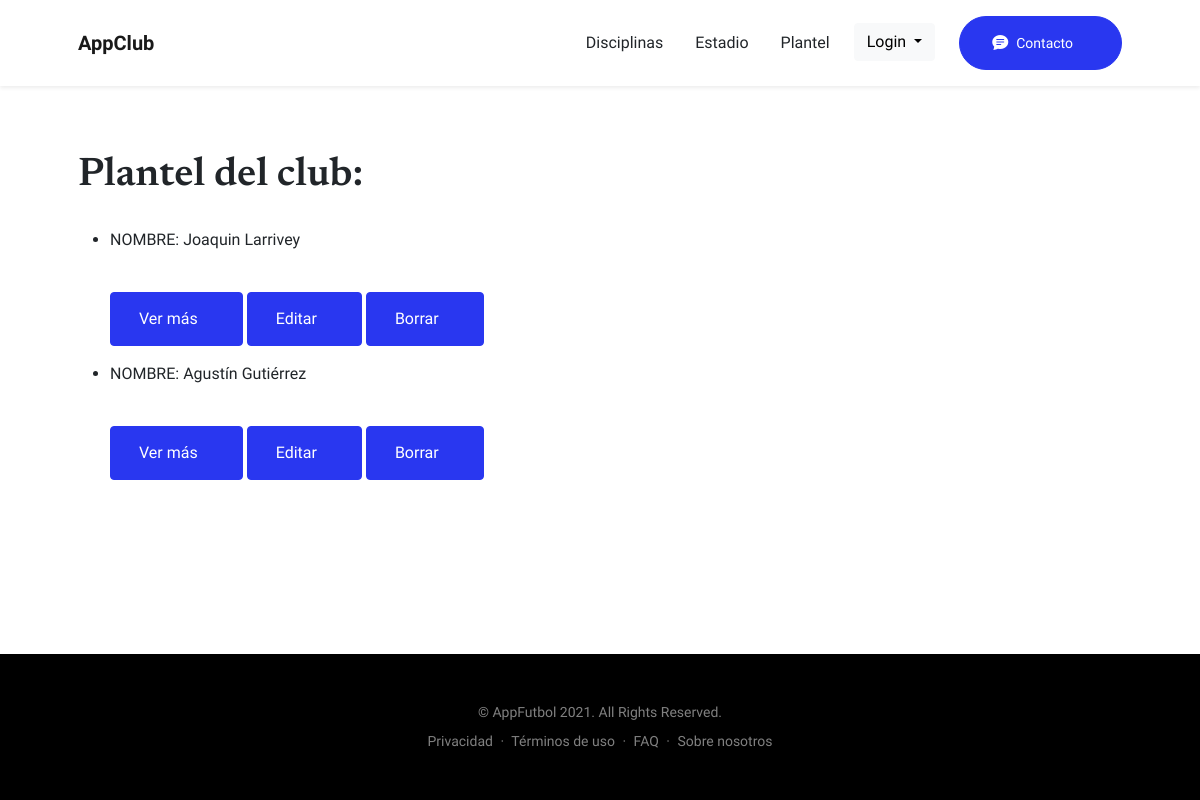
Before: /AppClub/plantel/list (signed in) with the older database file.
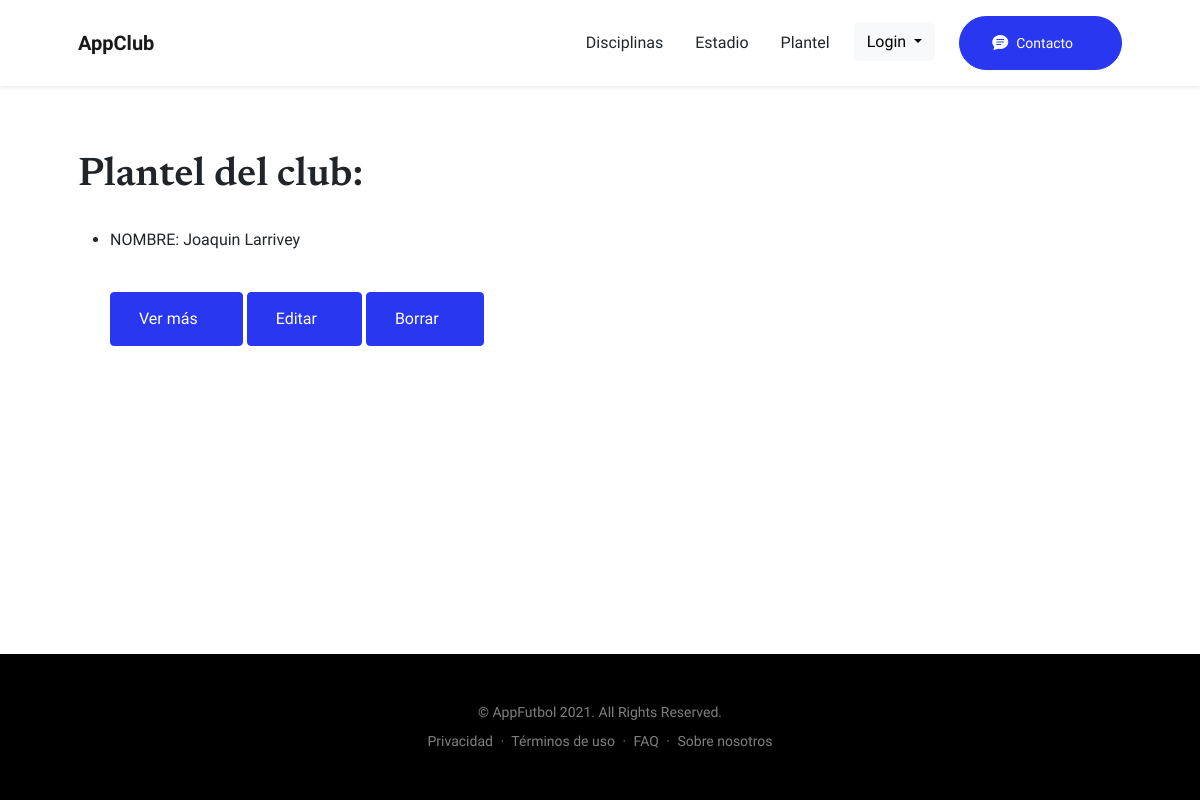
After: the same page with the newer database file.
### AppClub/models.py (models this page shows, shortened)
class Jugador(models.Model):
    nombre = models.CharField(max_length=40)
    altura = models.FloatField()
    edad = models.IntegerField()

### AppClub/views.py (the view)
# urls.py: path('plantel/list', views.JugadorList.as_view(), name='List2'),
class JugadorList(LoginRequiredMixin, ListView):
    model = Jugador
    template_name = "AppClub/plantel_list.html"

### AppClub/templates/AppClub/plantel_list.html (shortened to what this page needs)
{% extends "AppClub/base.html" %}
{% load static %}
        {% block contenidoVariable %}
        <aside class="text-right">
          <div class="container px-5">
              <div class="row gx-5 justify-content-right">
                  <div class="col-xl-11">
                    <h1 class="mb-1">Plantel del club:</h1> <br>
                      <ul>
                        {% for jugador in object_list %}
                        <li>
                          <p>NOMBRE: {{ jugador.nombre}}</p>
                          <p>
                            <button class="btn btn-primary"><a style="color:white" class="nav-link me-lg-3" href="{% url 'Detail2' jugador.id %}">  Ver más</a></button>
                            <button class="btn btn-primary"><a style="color:white" class="nav-link me-lg-3" href="{% url 'Edit2' jugador.id %}">  Editar</a></button>
                            <button class="btn btn-primary"><a style="color:white" class="nav-link me-lg-3" href="{% url 'Delete2' jugador.id %}">  Borrar</a></button>
                          </p>
                        </li>
                        {% endfor %}
                      </ul>
                  </div>
                </div>
            </div>
        </aside>
        {% endblock %}

Changed rows visible on the page:
removed Jugador: nombre "Agustín Gutiérrez"
